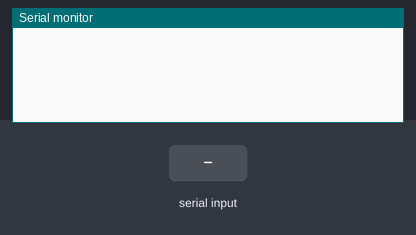
The program below on a simulated Arduino Nano, built with avr-gcc and run on an emulated ATmega328P. On the bench: the last lines printed to the serial monitor. The inputs (shaded band) are chosen by the test bench.

Above: at 1.2 s.
1.3 s: "90,45\n" received over Serial
At 2.8 s:
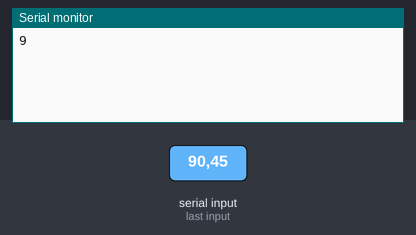
4.3 s: "30,150\n" received over Serial
At 8.3 s:
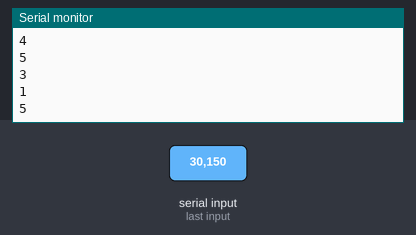
Timing chart, 0 to 9.8 s (numbered marks = the images above; inputs shaded):
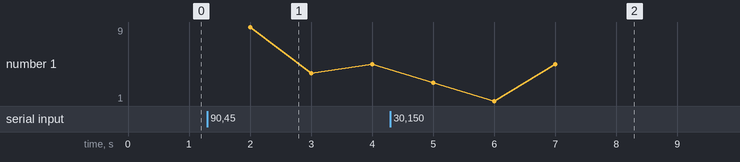

Measured:
- after the input at 1.3 s, the serial monitor: prints a new line after 0.70 s (image 1)
- after the input at 4.3 s, the serial monitor: prints a new line after 0.70 s (image 2)

The program:

main.cpp
```cpp
#include <Arduino.h>
#include <avr/delay.h>
#include <digital_out.h>
#include <Timer_msec.h>
//#include <fifo.h>
#include <fifo_ring.h> // for circular buffer

int serial_data = 0; // for incoming serial data

Digital_out led(5);
Timer_msec timer1;

//Fifo f;
Fifo_ring f;

void setup()
{
	// put your setup code here, to run once:
	Serial.begin(9600); // opens serial port, sets data rate to 9600 bps
	timer1.init(1000);
}

void loop()
{
	if (Serial.available() > 0)
	{
		// read the incoming byte:
		serial_data = Serial.read();

		// if serial_data is a number, put it in the fifo
		if (serial_data >= '1' && serial_data <= '9')
		{
			f.put(serial_data - '0');
		}
	}
}

ISR(TIMER1_COMPA_vect)
{
	// if fifo is full, turn on the led
	if (f.is_full())
	{
		led.set_hi();
	}
	else
	{
		led.set_lo();
	}
	if (!f.is_empty())
	{
		Serial.println(f.get());
	}
}
```

digital_in.h
```cpp
#ifndef DIGITAL_IN_H
#define DIGITAL_IN_H
#include <stdint.h>
#include <avr/io.h>

class Digital_in
{

public:
    Digital_in(int pin);

    void init();

    bool is_hi();

    bool is_lo();

private:
    uint8_t pin_mask;
};
#endif // DIGITAL_IN
```

digital_out.h
```cpp
#ifndef DIGITAL_OUT_H
#define DIGITAL_OUT_H
#include <stdint.h>
#include <avr/io.h>

class Digital_out
{
public:
    Digital_out(int pin);
    void init();
    void set_hi();
    void set_lo();
    void toggle();
private:
    uint8_t pin_mask;
};
#endif // DIGITAL_OUT
```

fifo.h
```cpp
#ifndef FIFO_H
#define FIFO_H

const int FIFO_SIZE = 5;

class Fifo
{
public:
    Fifo();
    int get();
    void put(int item);
    bool is_empty();
    bool is_full();
    void reset();
private:
    int buffer[FIFO_SIZE];
    // add variables pointing to the front and back of the buffer
    int out_item;
    int back_of_buffer = 0;
};

#endif // FIFO_H
```

fifo_ring.h
```cpp
#ifndef FIFO_RING_H
#define FIFO_RING_H

const int FIFO_SIZE = 5;

class Fifo_ring
{
public:
    Fifo_ring();
    int get();
    void put(int item);
    bool is_empty();
    bool is_full();
    void reset();
private:
    int buffer[FIFO_SIZE];
    // add variables pointing to the front and back of the buffer
    int front = 0;
    int back = 0;
    int full_check = 0;
};

#endif // FIFO_RING_H
```

timer_msec.h
```cpp
#ifndef TIMER_MSEC_H
#define TIMER_MSEC_H

class Timer_msec
{
public:
    Timer_msec();
    void init(int period_msec);
    void init(int period_ms, float duty_cycle);
    void set(float duty_cycle);
};

#endif // TIMER_MSEC_H
```

Digital_in.cpp
```cpp
#include "digital_in.h" // Interface implemented in this file
#include <avr/io.h>      // Code used for the implementation

Digital_in::Digital_in(int pin)
{
     pin_mask = (1 << pin);
}

void Digital_in::init()
{
    DDRB &= ~ pin_mask;
    PORTB |=  pin_mask;  // Enable pull-up resistor
}

bool Digital_in::is_hi()
{
    return PINB &  pin_mask;
}

bool Digital_in::is_lo()
{
    return !is_hi();
}
```

Digital_out.cpp
```cpp
#include <avr/io.h>

#include "digital_out.h"

Digital_out::Digital_out(int pin)
{
    pin_mask = (1 << pin);
}

void Digital_out::init()
{
    DDRB |= pin_mask;
}

void Digital_out::set_hi()
{
    PORTB |= pin_mask;
}

void Digital_out::set_lo()
{
    PORTB &= ~pin_mask;
}

void Digital_out::toggle()
{
    PORTB = PORTB ^ pin_mask;
}
```

Timer_msec.cpp
```cpp
#include <avr/io.h>
#include "timer_msec.h"

Timer_msec::Timer_msec()
{
    //
}

void Timer_msec::init(int period_msec)
{
    // this code sets up timer1 for a 1s @ 16Mhz Clock (mode 4)
    // counting 16000000/1024 cycles of a clock prescaled by 1024
    TCCR1A = 0; // set timer1 to normal operation (all bits in control registers A and B set to zero)
    TCCR1B = 0; //
    TCNT1 = 0; // initialize counter value to 0
    OCR1A = static_cast<uint16_t>((16000000 / 1024 - 1)*period_msec/1000.0); // assign target count to compare register A (must be less than 65536)
    TCCR1B |= (1 << WGM12); // clear the timer on compare match A
    TIMSK1 |= (1 << OCIE1A); // set interrupt on compare match A
    TCCR1B |= (1 << CS12) | (1 << CS10); // set prescaler to 1024 and start the timer
}

void Timer_msec::init(int period_msec, float duty_cycle)
{
    // this code sets up timer1 for a 1s period with the specified duty cycle
    TCCR1A = 0; // set timer1 to normal operation (all bits in control registers A and B set to zero)
    TCCR1B = 0;
    TCNT1 = 0; // initialize counter value to 0
    OCR1A = static_cast<uint16_t>((16000000 / 1024 - 1)*period_msec/1000.0); // assign target count to compare register A (must be less than 65536)
    OCR1B = static_cast<uint16_t>(OCR1A * duty_cycle); // assign target count to compare register B (should not exceed value of OCR1A)
    TCCR1B |= (1 << WGM12); // clear the timer on compare match A
    TIMSK1 |= (1 << OCIE1A); // set interrupt on compare match A
    TIMSK1 |= (1 << OCIE1B); // set interrupt on compare match B
    TCCR1B |= (1 << CS12) | (1 << CS10); // set prescaler to 1024 and start the timer
}

void Timer_msec::set(float duty_cycle)
{
    OCR1B = static_cast<uint16_t>(OCR1A * duty_cycle); // assign target count to compare register B (should not exceed value of OCR1A)
}
```

fifo.cpp
```cpp
#include <fifo.h>

Fifo::Fifo()
{

}

int Fifo::get()
{
    if (is_empty())
    {
        return 0;
    }
    // if buffer is not empty, return the first item in the buffer
    else
    {
        out_item = buffer[0];
        // move all items in the buffer one step forward
        for (int i = 0; i < back_of_buffer; i++)
        {
            buffer[i] = buffer[i + 1];
        }
        buffer[FIFO_SIZE-1] = 0;
        // decrease the back_of_buffer by 1
        back_of_buffer--;
        return out_item;
    }

}

void Fifo::put(int item)
{
    // if buffer is full, overwrite the first item in the buffer
    if (is_full())
    {
        // move all items in the buffer one step forward
        for (int i = 0; i < FIFO_SIZE-1; i++)
        {
            buffer[i] = buffer[i + 1];
        }
        buffer[FIFO_SIZE-1] = item;
    }
    // if buffer is not full, add the item to the end of the buffer
    else
    {
        buffer[back_of_buffer] = item;
        back_of_buffer++;
    }

}

bool Fifo::is_empty()
{
    return back_of_buffer == 0;
}

bool Fifo::is_full()
{
    return back_of_buffer == FIFO_SIZE;
}

void Fifo::reset()
{
    for (int i = 0; i < FIFO_SIZE; i++)
    {
        buffer[i] = 0;
    }
    back_of_buffer = 0;
}
```

fifo_ring.cpp
```cpp
#include <fifo_ring.h>

Fifo_ring::Fifo_ring()
{

}

int Fifo_ring::get()
{
    int front_item = buffer[front];
    if (front_item != 0)
    {
        front = (front + 1) % FIFO_SIZE;
        full_check--;
    }
    return front_item;
}

void Fifo_ring::put(int item)
{
    if ((back == front) && (full_check != 0))
    {
        front = (front + 1) % FIFO_SIZE;
    }
    else
    {
        full_check++;
    }
    buffer[back] = item;
    back = (back + 1) % FIFO_SIZE;
}

bool Fifo_ring::is_empty()
{
    return full_check == 0;
}

bool Fifo_ring::is_full()
{
    return full_check == FIFO_SIZE;
}

void Fifo_ring::reset()
{
    front = 0;
    back = 0;
    full_check = 0;
}
```
